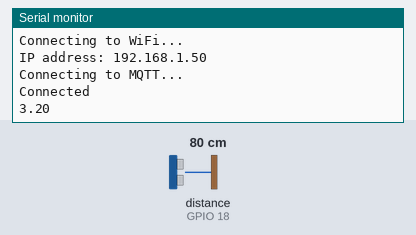
A sketch run on a simulated ESP32. On the bench: the last lines printed to the serial monitor. Wiring (inferred from the names in the program): ultrasonic range finder: trigger GPIO 5; echo GPIO 18. The test bench sets the inputs (shaded band); at power-on: distance to the obstacle (sensor on GPIO 18) 80 cm. The echo pulse lasts 58.3 µs per cm; WiFi joins after 1.5 s; servers stay silent unless stated; no MQTT or app messages arrive unless stated.

Above: at 10.8 s.
10.9 s: distance to the obstacle (sensor on GPIO 18) set to 2 cm
At 20.4 s:
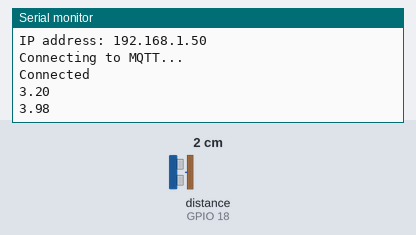
20.8 s: distance to the obstacle (sensor on GPIO 18) set to 4 cm
At 30.4 s:
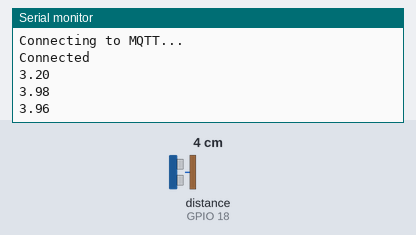
Timing chart, 0 to 31.9 s (numbered marks = the images above; inputs shaded):
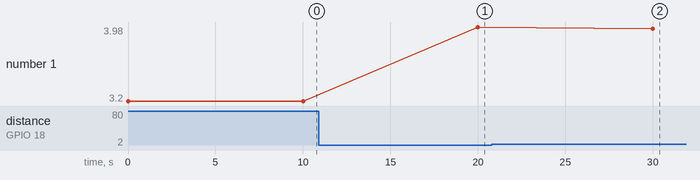

Measured:
- after the input at 10.9 s, the serial monitor: prints a new line after 9.1 s (image 1)
- after the input at 20.8 s, the serial monitor: prints a new line after 9.2 s (image 2)
- plotted number 1: 3.2 → 3.98 after the input at 10.9 s, 3.98 → 3.96 after the input at 20.8 s

The sketch:

device34.ino
```cpp
#include <WiFi.h>
#include <WiFiClientSecure.h>
#include <PubSubClient.h>
#include <time.h>

int trigger_pin = 5;
int echo_pin = 18;
float deep_max = 4;

const char *ssid = "Chcken";
const char *password = "0377752925";

const char *mqttServer = "6013f541d4ae432aa706c26260fcf199.s1.eu.hivemq.cloud";
const char *mqttUser = "tranngocbao";
const char *mqttPassword = "Tranbao12623";

const char *root_ca =
	"-----BEGIN CERTIFICATE-----\n"
	"MIIFazCCA1OgAwIBAgIRAIIQz7DSQONZRGPgu2OCiwAwDQYJKoZIhvcNAQELBQAw\n"
	"TzELMAkGA1UEBhMCVVMxKTAnBgNVBAoTIEludGVybmV0IFNlY3VyaXR5IFJlc2Vh\n"
	"cmNoIEdyb3VwMRUwEwYDVQQDEwxJU1JHIFJvb3QgWDEwHhcNMTUwNjA0MTEwNDM4\n"
	"WhcNMzUwNjA0MTEwNDM4WjBPMQswCQYDVQQGEwJVUzEpMCcGA1UEChMgSW50ZXJu\n"
	"ZXQgU2VjdXJpdHkgUmVzZWFyY2ggR3JvdXAxFTATBgNVBAMTDElTUkcgUm9vdCBY\n"
	"MTCCAiIwDQYJKoZIhvcNAQEBBQADggIPADCCAgoCggIBAK3oJHP0FDfzm54rVygc\n"
	"h77ct984kIxuPOZXoHj3dcKi/vVqbvYATyjb3miGbESTtrFj/RQSa78f0uoxmyF+\n"
	"0TM8ukj13Xnfs7j/EvEhmkvBioZxaUpmZmyPfjxwv60pIgbz5MDmgK7iS4+3mX6U\n"
	"A5/TR5d8mUgjU+g4rk8Kb4Mu0UlXjIB0ttov0DiNewNwIRt18jA8+o+u3dpjq+sW\n"
	"T8KOEUt+zwvo/7V3LvSye0rgTBIlDHCNAymg4VMk7BPZ7hm/ELNKjD+Jo2FR3qyH\n"
	"B5T0Y3HsLuJvW5iB4YlcNHlsdu87kGJ55tukmi8mxdAQ4Q7e2RCOFvu396j3x+UC\n"
	"B5iPNgiV5+I3lg02dZ77DnKxHZu8A/lJBdiB3QW0KtZB6awBdpUKD9jf1b0SHzUv\n"
	"KBds0pjBqAlkd25HN7rOrFleaJ1/ctaJxQZBKT5ZPt0m9STJEadao0xAH0ahmbWn\n"
	"OlFuhjuefXKnEgV4We0+UXgVCwOPjdAvBbI+e0ocS3MFEvzG6uBQE3xDk3SzynTn\n"
	"jh8BCNAw1FtxNrQHusEwMFxIt4I7mKZ9YIqioymCzLq9gwQbooMDQaHWBfEbwrbw\n"
	"qHyGO0aoSCqI3Haadr8faqU9GY/rOPNk3sgrDQoo//fb4hVC1CLQJ13hef4Y53CI\n"
	"rU7m2Ys6xt0nUW7/vGT1M0NPAgMBAAGjQjBAMA4GA1UdDwEB/wQEAwIBBjAPBgNV\n"
	"HRMBAf8EBTADAQH/MB0GA1UdDgQWBBR5tFnme7bl5AFzgAiIyBpY9umbbjANBgkq\n"
	"hkiG9w0BAQsFAAOCAgEAVR9YqbyyqFDQDLHYGmkgJykIrGF1XIpu+ILlaS/V9lZL\n"
	"ubhzEFnTIZd+50xx+7LSYK05qAvqFyFWhfFQDlnrzuBZ6brJFe+GnY+EgPbk6ZGQ\n"
	"3BebYhtF8GaV0nxvwuo77x/Py9auJ/GpsMiu/X1+mvoiBOv/2X/qkSsisRcOj/KK\n"
	"NFtY2PwByVS5uCbMiogziUwthDyC3+6WVwW6LLv3xLfHTjuCvjHIInNzktHCgKQ5\n"
	"ORAzI4JMPJ+GslWYHb4phowim57iaztXOoJwTdwJx4nLCgdNbOhdjsnvzqvHu7Ur\n"
	"TkXWStAmzOVyyghqpZXjFaH3pO3JLF+l+/+sKAIuvtd7u+Nxe5AW0wdeRlN8NwdC\n"
	"jNPElpzVmbUq4JUagEiuTDkHzsxHpFKVK7q4+63SM1N95R1NbdWhscdCb+ZAJzVc\n"
	"oyi3B43njTOQ5yOf+1CceWxG1bQVs5ZufpsMljq4Ui0/1lvh+wjChP4kqKOJ2qxq\n"
	"4RgqsahDYVvTH9w7jXbyLeiNdd8XM2w9U/t7y0Ff/9yi0GE44Za4rF2LN9d11TPA\n"
	"mRGunUHBcnWEvgJBQl9nJEiU0Zsnvgc/ubhPgXRR4Xq37Z0j4r7g1SgEEzwxA57d\n"
	"emyPxgcYxn/eR44/KJ4EBs+lVDR3veyJm+kXQ99b21/+jh5Xos1AnX5iItreGCc=\n"
	"-----END CERTIFICATE-----\n";

float sum = 0;
int cnt = 0;

WiFiClientSecure espClient;
PubSubClient client(espClient);

void reconnectWiFi()
{
	Serial.println("");

	while (WiFi.status() != WL_CONNECTED)
	{
		Serial.println("Connecting to WiFi...");
		delay(1000);
	}

	Serial.println("");
	Serial.print("IP address: ");
	Serial.println(WiFi.localIP());
}

void reconnectMQTTBroker()
{
	Serial.println("");

	while (!client.connected())
	{
		Serial.println("Connecting to MQTT...");
		// Attempt to connect
		if (client.connect("ESP32Client", mqttUser, mqttPassword))
		{
			Serial.println("Connected");
		}
		else
		{
			Serial.print("Failed with state ");
			Serial.println(client.state());
		}
		delay(1000);
	}
}

void setup()
{
	Serial.begin(115200);
	pinMode(trigger_pin, OUTPUT);
	pinMode(echo_pin, INPUT);

	// Set up WiFi
	WiFi.begin(ssid, password);

	// Connect to MQTT Broker
	espClient.setCACert(root_ca);
	espClient.setCertificate(root_ca);
	client.setServer(mqttServer, 8883);
}

void loop()
{
	// Create pulse 10 micro seconds
	digitalWrite(trigger_pin, LOW);
	delayMicroseconds(2);
	digitalWrite(trigger_pin, HIGH);
	delayMicroseconds(10);
	digitalWrite(trigger_pin, LOW);

	// t = time echo high
	long duration = pulseIn(echo_pin, HIGH);

	// s = v * t (v: sound speed)
	float distance = ((float)duration / 2) / 2909;
	float deep = deep_max - distance;
	Serial.println(deep);

	if (WiFi.status() != WL_CONNECTED)
	{
		reconnectWiFi();
	}

	if (!client.connected())
	{
		reconnectMQTTBroker();
	}
	client.loop();

	sum += deep;
	++cnt;
	if (cnt % 6 == 5)
	{
		// Publish data to MQTT Broker
		String msg = (String)(sum / 5);
		Serial.println(msg);
		char buffer[msg.length() + 1];
		msg.toCharArray(buffer, msg.length() + 1);
		client.publish("device/6590d4eddcaf2c17b80c210e", buffer); // Ha Noi
		client.publish("device/659968e7be1746b7a83c2bf1", buffer); // Nam Dinh
		sum = 0;
		++cnt;
	}

	// Sync
	unsigned long t = cnt * 10000;
	delay(t - millis());
}
```
